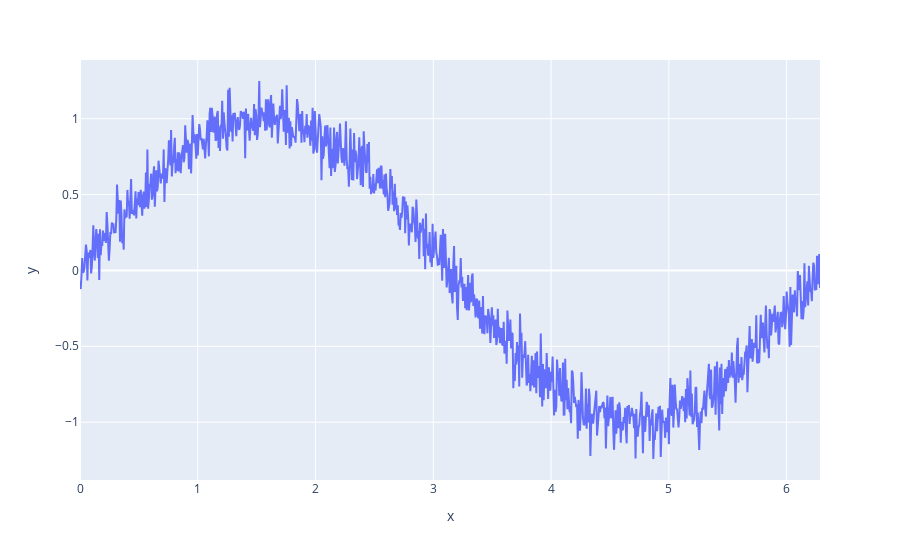

This figure's notebook cell:
### Code cell
fig = px.line(x=x, y=y)
fig.show()

### Figure 1 — Plotly figure (JSON) as saved in the notebook; plotly's stock layout.template omitted (floating-point values rounded to 4 significant figures; data arrays with more than 128 entries replaced by an {"elided": "..."} marker saying what was removed)
{"data": [{"hovertemplate": "x=%{x}<br>y=%{y}<extra></extra>", "legendgroup": "", "line": {"color": "#636efa", "dash": "solid"}, "marker": {"symbol": "circle"}, "mode": "lines", "name": "", "orientation": "v", "showlegend": false, "type": "scatter", "x": {"elided": "1000 float values"}, "xaxis": "x", "y": {"elided": "1000 float values"}, "yaxis": "y"}], "layout": {"legend": {"tracegroupgap": 0}, "margin": {"t": 60}, "xaxis": {"anchor": "y", "domain": [0, 1], "title": {"text": "x"}}, "yaxis": {"anchor": "x", "domain": [0, 1], "title": {"text": "y"}}}}
